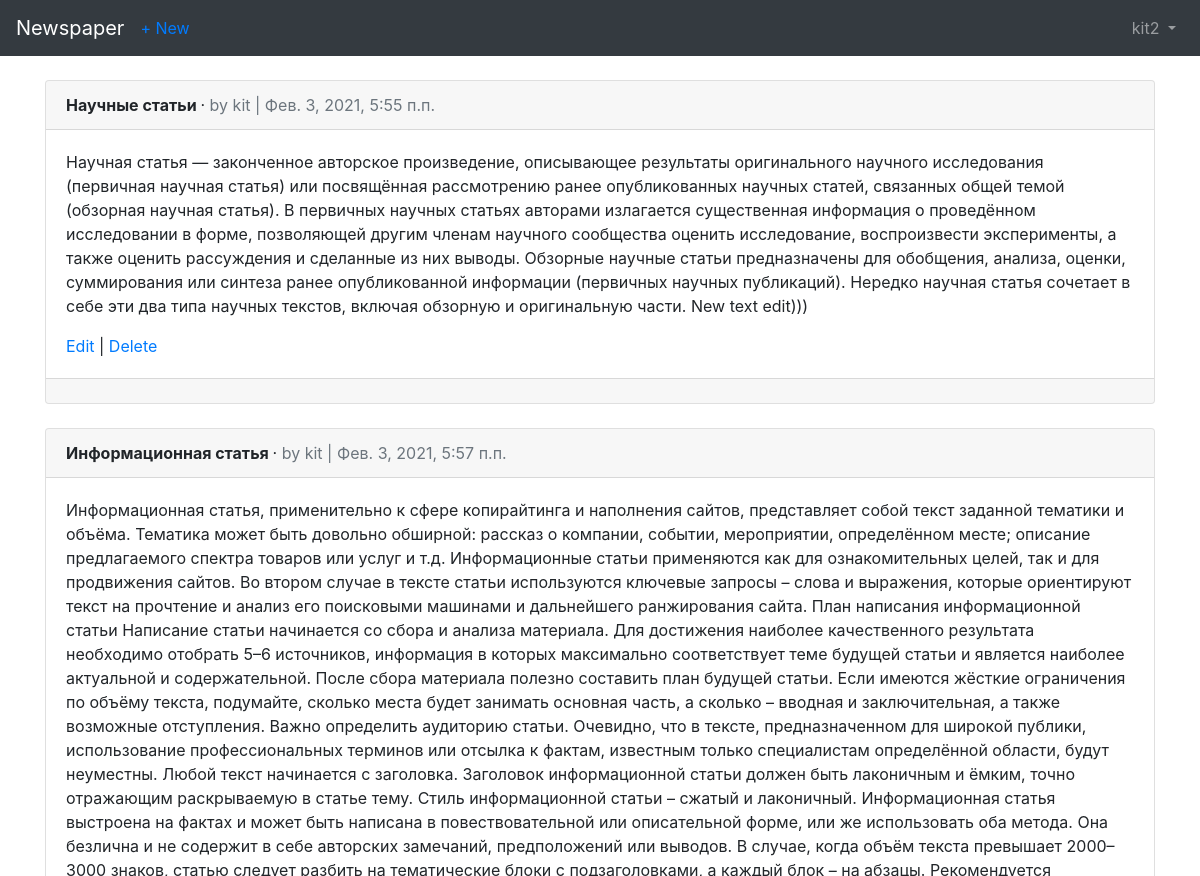
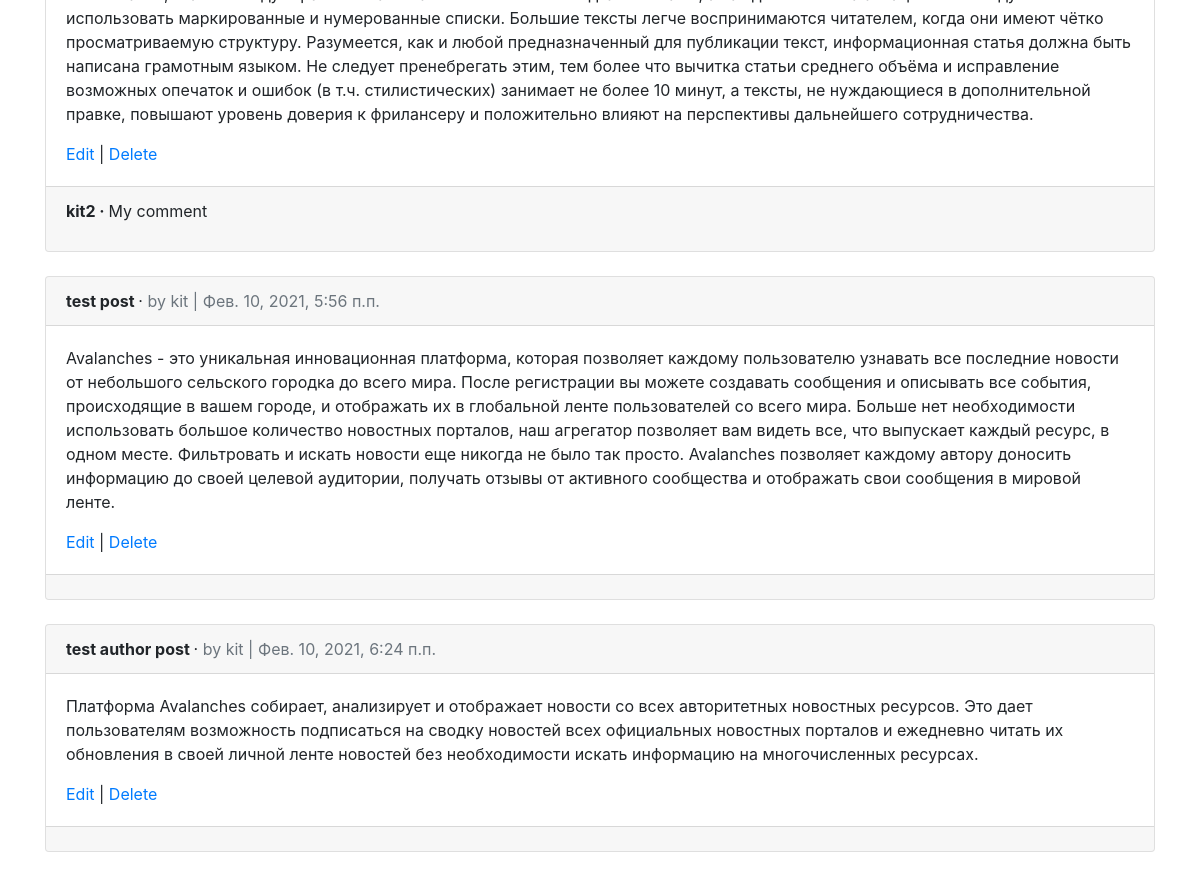
Screenshot of /articles/ (signed in) with the database file from the repository (2 pictures, top to bottom).
### users/models.py (models this page shows)
class CustomUser(AbstractUser):
    age = models.PositiveIntegerField(default=0)

### articles/models.py (models this page shows, shortened)
class Article(models.Model):
    title = models.CharField(max_length=255)
    body = models.TextField()
    date = models.DateTimeField(auto_now_add=True)
    author = models.ForeignKey(
        settings.AUTH_USER_MODEL,
        on_delete=models.CASCADE
    )

class Comment(models.Model):
    article = models.ForeignKey(Article, on_delete=models.CASCADE, related_name='comments')
    comment = models.CharField(max_length=140)
    author = models.ForeignKey(
        settings.AUTH_USER_MODEL,
        on_delete=models.CASCADE
    )
    def __str__(self):
        return self.comment

### articles/views.py (the view)
# urls.py: path('', views.ArticleListView.as_view(), name='article_list'),
class ArticleListView(ListView):
    model = models.Article
    template_name = 'article_list.html'

### templates/article_list.html (shortened to what this page needs)
{% extends 'base.html' %}
{% block content %}
{% for article in object_list %}
  <div class="card">
    <div class="card-header">
      <span class="font-weight-bold">
        {{ article.title }}
      </span>
      &middot;
      <span class="text-muted">
        by {{ article.author }} | {{ article.date }}
      </span>
    </div>
    <div class="card-body">
      <p>{{ article.body }}</p>
      <a href="{% url 'article_edit' article.pk %}">Edit</a> |
      <a href="{% url 'article_delete' article.pk %}">Delete</a>
    </div>
    <div class="card-footer">
      {% for comment in article.comments.all %}
        <p>
          <span class="font-weight-bold">
            {{ comment.author }} &middot;
          </span>
          {{ comment }}
        </p>
      {% endfor %}
    </div>
  </div>
  <br>
{% endfor %}
{% endblock %}

### templates/base.html (shortened to what this page needs)
<!doctype html>
<html lang="en">
  <head>
    <link rel="stylesheet" href="https://cdn.jsdelivr.net/npm/bootstrap@4.6.0/dist/css/bootstrap.min.css">
  </head>
  <body>
    <nav class="navbar navbar-expand-lg navbar-dark bg-dark mb-4">
      <a class="navbar-brand" href="{% url 'home' %}">Newspaper</a>
      {% if user.is_authenticated %}
        <ul class="navbar-nav mr-auto">
          <li class="nav-item">
            <a href="{% url 'article_new' %}">+ New</a>
          </li>
        </ul>
      {% endif %}
      <div class="collapse navbar-collapse" id="navbarSupportedContent">
        {% if user.is_authenticated %}
          <ul class="navbar-nav ml-auto">
            <li class="nav-item dropdown">
              <a class="nav-link dropdown-toggle" href="#" id="navbarDropdown" role="button"
              data-toggle="dropdown" aria-haspopup="true" aria-expanded="false">
                {{ user.username }}
              </a>
            </li>
          </ul>
        {% else %}
        <form class="form-inline ml-auto">
          <a class="btn btn-outline-secondary" href="{% url 'login' %}">Log in</a>
          <a class="btn btn-outline-primary ml-2" href="{% url 'signup' %}">Sign up</a>
        </form>
        {% endif %}
      </div>
    </nav>
    <div class="container">
      {% block content %}
      {% endblock %}
    </div>
  </body>
</html>

### rows the page displays
CustomUser: username "kit2"
Article: title "Научные статьи", author "kit", date "Фев. 3, 2021, 5:55 п.п.", body "Научная статья — законченное авторское произведение, описывающее результаты оригинального научного исследования (первичная научная статья) или посвящённая рассмотрению ранее опубликованных научных статей, связанных общей темой (обзорная научная статья). В первичных научных статьях авторами излагается существенная информация о проведённом исследовании в форме, позволяющей другим членам научного сообщества оценить исследование, воспроизвести эксперименты, а также оценить рассуждения и сделанные из них выводы. Обзорные научные статьи предназначены для обобщения, анализа, оценки, суммирования или синтеза ранее опубликованной информации (первичных научных публикаций). Нередко научная статья…"
Article: title "Информационная статья", author "kit", date "Фев. 3, 2021, 5:57 п.п.", body "Информационная статья, применительно к сфере копирайтинга и наполнения сайтов, представляет собой текст заданной тематики и объёма. Тематика может быть довольно обширной: рассказ о компании, событии, мероприятии, определённом месте; описание предлагаемого спектра товаров или услуг и т.д. Информационные статьи применяются как для ознакомительных целей, так и для продвижения сайтов. Во втором случае в тексте статьи используются ключевые запросы – слова и выражения, которые ориентируют текст на прочтение и анализ его поисковыми машинами и дальнейшего ранжирования сайта. План написания информационной статьи Написание статьи начинается со сбора и анализа материала. Для достижения наиболее…"
Comment: author "kit2", comment "My comment"
Article: title "test post", author "kit", date "Фев. 10, 2021, 5:56 п.п.", body "Avalanches - это уникальная инновационная платформа, которая позволяет каждому пользователю узнавать все последние новости от небольшого сельского городка до всего мира. После регистрации вы можете создавать сообщения и описывать все события, происходящие в вашем городе, и отображать их в глобальной ленте пользователей со всего мира. Больше нет необходимости использовать большое количество новостных порталов, наш агрегатор позволяет вам видеть все, что выпускает каждый ресурс, в одном месте. Фильтровать и искать новости еще никогда не было так просто. Avalanches позволяет каждому автору доносить информацию до своей целевой аудитории, получать отзывы от активного сообщества и отображать свои…"
Article: title "test author post", author "kit", date "Фев. 10, 2021, 6:24 п.п.", body "Платформа Avalanches собирает, анализирует и отображает новости со всех авторитетных новостных ресурсов. Это дает пользователям возможность подписаться на сводку новостей всех официальных новостных порталов и ежедневно читать их обновления в своей личной ленте новостей без необходимости искать информацию на многочисленных ресурсах."
